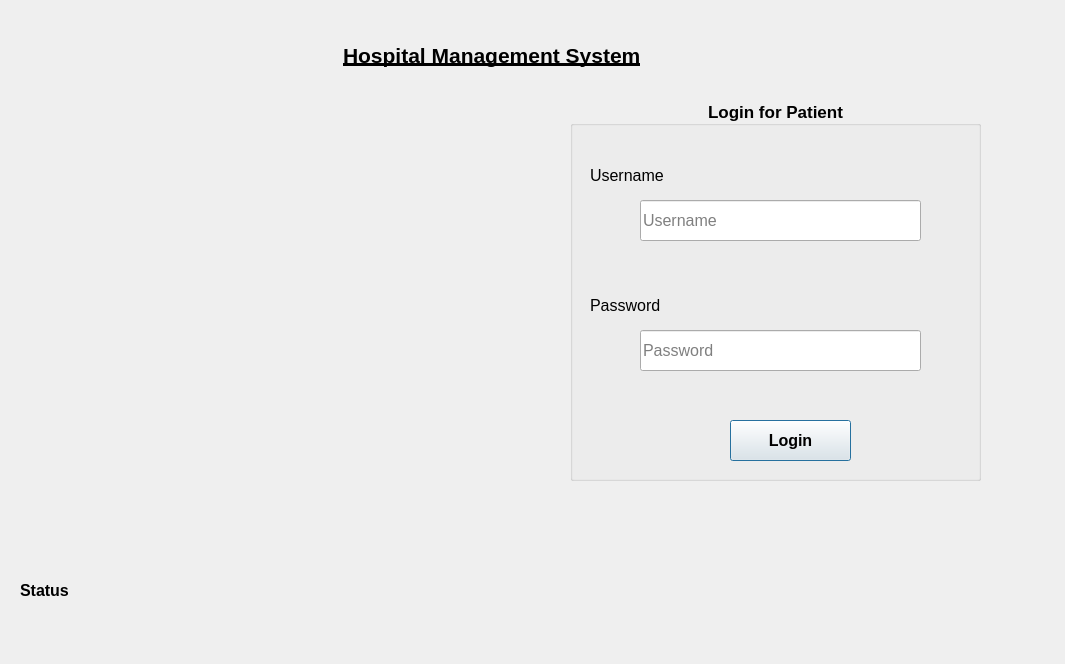
<?xml version="1.0" encoding="UTF-8"?>
<ui version="4.0">
 <class>Patientlogin</class>
 <widget class="QDialog" name="Patientlogin">
  <property name="geometry">
   <rect>
    <x>0</x>
    <y>0</y>
    <width>1065</width>
    <height>664</height>
   </rect>
  </property>
  <property name="windowTitle">
   <string>Dialog</string>
  </property>
  <widget class="QLabel" name="label_5">
   <property name="geometry">
    <rect>
     <x>580</x>
     <y>200</y>
     <width>41</width>
     <height>41</height>
    </rect>
   </property>
   <property name="text">
    <string/>
   </property>
   <property name="pixmap">
    <pixmap resource="img.qrc">:/img/img/login.jfif</pixmap>
   </property>
   <property name="scaledContents">
    <bool>true</bool>
   </property>
  </widget>
  <widget class="QLabel" name="label_6">
   <property name="geometry">
    <rect>
     <x>580</x>
     <y>330</y>
     <width>41</width>
     <height>41</height>
    </rect>
   </property>
   <property name="text">
    <string/>
   </property>
   <property name="pixmap">
    <pixmap resource="img.qrc">:/img/img/password.png</pixmap>
   </property>
   <property name="scaledContents">
    <bool>true</bool>
   </property>
  </widget>
  <widget class="QGroupBox" name="groupBox">
   <property name="geometry">
    <rect>
     <x>570</x>
     <y>100</y>
     <width>411</width>
     <height>381</height>
    </rect>
   </property>
   <property name="font">
    <font>
     <pointsize>13</pointsize>
     <bold>true</bold>
     <underline>false</underline>
    </font>
   </property>
   <property name="title">
    <string>Login for Patient</string>
   </property>
   <property name="alignment">
    <set>Qt::AlignCenter</set>
   </property>
   <widget class="QPushButton" name="pushButton_4">
    <property name="geometry">
     <rect>
      <x>160</x>
      <y>320</y>
      <width>121</width>
      <height>41</height>
     </rect>
    </property>
    <property name="font">
     <font>
      <pointsize>12</pointsize>
      <bold>true</bold>
      <underline>false</underline>
     </font>
    </property>
    <property name="text">
     <string>Login</string>
    </property>
   </widget>
   <widget class="QLabel" name="label_8">
    <property name="geometry">
     <rect>
      <x>20</x>
      <y>60</y>
      <width>101</width>
      <height>31</height>
     </rect>
    </property>
    <property name="font">
     <font>
      <pointsize>12</pointsize>
      <bold>false</bold>
      <underline>false</underline>
     </font>
    </property>
    <property name="text">
     <string>Username</string>
    </property>
   </widget>
   <widget class="QLabel" name="label_9">
    <property name="geometry">
     <rect>
      <x>20</x>
      <y>190</y>
      <width>81</width>
      <height>31</height>
     </rect>
    </property>
    <property name="font">
     <font>
      <pointsize>12</pointsize>
      <bold>false</bold>
      <underline>false</underline>
     </font>
    </property>
    <property name="text">
     <string>Password</string>
    </property>
   </widget>
   <widget class="QLineEdit" name="lineEdit_username_3">
    <property name="geometry">
     <rect>
      <x>70</x>
      <y>100</y>
      <width>281</width>
      <height>41</height>
     </rect>
    </property>
    <property name="font">
     <font>
      <pointsize>12</pointsize>
      <bold>false</bold>
      <underline>false</underline>
     </font>
    </property>
    <property name="placeholderText">
     <string>Username</string>
    </property>
    <property name="clearButtonEnabled">
     <bool>true</bool>
    </property>
   </widget>
   <widget class="QLineEdit" name="lineEdit_password_3">
    <property name="geometry">
     <rect>
      <x>70</x>
      <y>230</y>
      <width>281</width>
      <height>41</height>
     </rect>
    </property>
    <property name="font">
     <font>
      <pointsize>12</pointsize>
      <bold>false</bold>
      <underline>false</underline>
     </font>
    </property>
    <property name="echoMode">
     <enum>QLineEdit::Password</enum>
    </property>
    <property name="placeholderText">
     <string>Password</string>
    </property>
    <property name="clearButtonEnabled">
     <bool>true</bool>
    </property>
   </widget>
  </widget>
  <widget class="QLabel" name="label">
   <property name="geometry">
    <rect>
     <x>20</x>
     <y>560</y>
     <width>411</width>
     <height>61</height>
    </rect>
   </property>
   <property name="font">
    <font>
     <pointsize>12</pointsize>
     <bold>true</bold>
    </font>
   </property>
   <property name="text">
    <string>Status</string>
   </property>
  </widget>
  <widget class="QLabel" name="label_10">
   <property name="geometry">
    <rect>
     <x>343</x>
     <y>30</y>
     <width>401</width>
     <height>51</height>
    </rect>
   </property>
   <property name="font">
    <font>
     <pointsize>16</pointsize>
     <bold>true</bold>
     <underline>true</underline>
    </font>
   </property>
   <property name="text">
    <string>Hospital Management System</string>
   </property>
  </widget>
  <widget class="QLabel" name="label_pic">
   <property name="geometry">
    <rect>
     <x>80</x>
     <y>110</y>
     <width>501</width>
     <height>391</height>
    </rect>
   </property>
   <property name="text">
    <string/>
   </property>
   <property name="pixmap">
    <pixmap resource="img.qrc">:/img/login.png</pixmap>
   </property>
  </widget>
 </widget>
 <resources>
  <include location="img.qrc"/>
 </resources>
 <connections/>
</ui>
